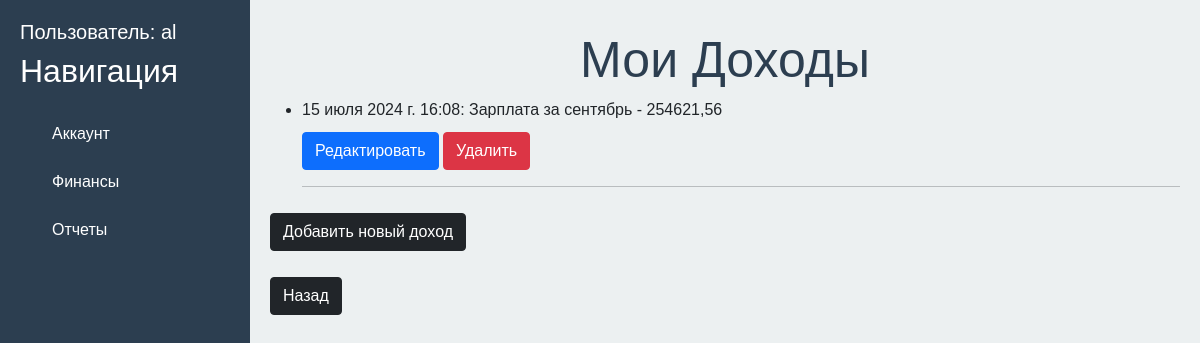
/myfinances/income/ (signed in), run on an earlier commit of the app's database.
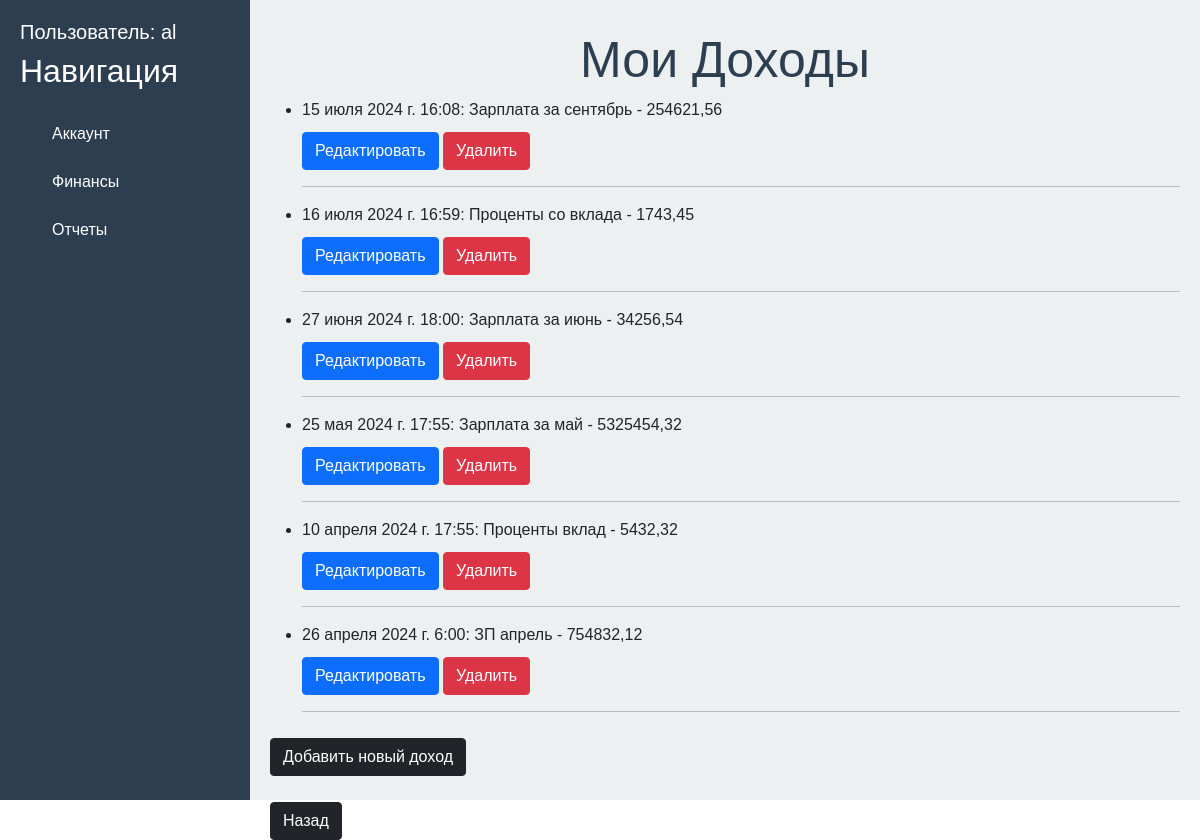
And on a later commit of the database.
### users/models.py (models this page shows)
class User(AbstractUser):
    pass

### finances/models.py (models this page shows, shortened)
class Income(models.Model):
    user = models.ForeignKey(settings.AUTH_USER_MODEL, on_delete = models.CASCADE)
    comment = models.CharField(max_length = 100)
    amount = models.DecimalField(max_digits = 10, decimal_places = 2, default=0)
    date = models.DateTimeField(default=timezone.now)

### finances/views.py (the view)
# urls.py: path('income/', views.income_list, name = 'income_list'),                                       #Page with all income records
@login_required
def income_list(request):
    incomes = Income.objects.filter(user=request.user)
    return render(request, 'finances/income_list.html', {'incomes': incomes})

### finances/templates/finances/income_list.html (shortened to what this page needs)
{% extends 'users/base.html'%}
{% block content %}
<div class="features">
    <h1> Мои Доходы </h1>
    <ul>
        {% if incomes %}
            {% for elem in incomes %}
                <li>{{ elem.date }}: {{ elem.comment }} - {{ elem.amount }}</li>
                <a href="{% url 'income_update' elem.id%}" class="btn btn-primary"> Редактировать </a>
                <a href="{% url 'income_delete' elem.id%}" class="btn btn-danger"> Удалить </a>
                <hr>
            {% endfor %}
        {% else %}
            <p>Нет записей</p>
        {% endif %}
    </ul>
    <p>
        <a href="{% url 'income_create' %}" class="btn btn-dark">Добавить новый доход </a>
    </p>
    <p>
        <a href="{% url 'finance_home' %}" class="btn btn-dark"> Назад </a>
    </p>
</div>
{% endblock %}

### users/templates/users/base.html (shortened to what this page needs)
{% load static%}
<!doctype html>
<html lang="en">
<head>
    <link href="https://cdn.jsdelivr.net/npm/bootstrap@5.0.2/dist/css/bootstrap.min.css" rel="stylesheet">
    <link rel = "stylesheet" href = "{% static 'users/css/users.css' %}">
</head>
<body>
    <aside>
        <h5> Пользователь: {{ user }} </h5>
        <h2> Навигация </h2>
        <nav>
            <ul>
                <a href = "{% url 'home' %}">
                    <li>  Аккаунт </li>
                </a>
                <a href = "{% url 'finance_home' %}">
                    <li>  Финансы </li>
                </a>
                <a href = "{% url 'report_home' %}">
                    <li>  Отчеты </li>
                </a>
            </ul>
        </nav>
    </aside>
    <main>
        {% block content %}
        {% endblock %}
    </main>
</body>
</html>

### users/static/users/css/users.css (style rules this page uses)
body { font-family: Arial, sans-serif; display: flex; height: 100vh; }
aside { width: 250px; background-color: #2c3e50; color: white; padding: 20px; height: 100vh; }
aside a { color: white; text-decoration: none; margin-bottom: 10px; padding: 10px; border-radius: 5px; }
aside a li { list-style-type: none; }
main { flex-grow: 1; background-color: #ecf0f1; padding: 20px; }
main .features h1 { font-size: 50px; margin-top: 10px; color: #2c3e50; text-align: center; }
main .features a { text-align: center; margin-top: 10px }

What changed in the data, as far as the page shows it:
added Income: date "16 июля 2024 г. 16:59", comment "Проценты со вклада", amount "1743,45"
added Income: date "27 июня 2024 г. 18:00", comment "Зарплата за июнь", amount "34256,54"
added Income: date "25 мая 2024 г. 17:55", comment "Зарплата за май", amount "5325454,32"
added Income: date "10 апреля 2024 г. 17:55", comment "Проценты вклад", amount "5432,32"
added Income: date "26 апреля 2024 г. 6:00", comment "ЗП апрель", amount "754832,12"
